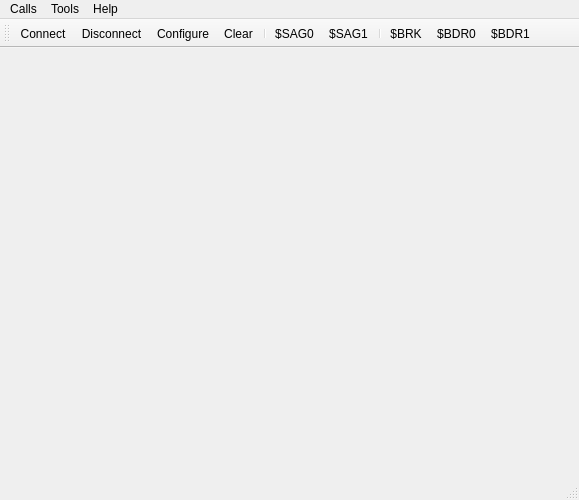
<?xml version="1.0" encoding="UTF-8"?>
<ui version="4.0">
 <class>MainWindow</class>
 <widget class="QMainWindow" name="MainWindow">
  <property name="geometry">
   <rect>
    <x>0</x>
    <y>0</y>
    <width>579</width>
    <height>500</height>
   </rect>
  </property>
  <property name="windowTitle">
   <string>Sagem MORPHO Terminal</string>
  </property>
  <widget class="QWidget" name="centralWidget">
   <layout class="QVBoxLayout" name="verticalLayout"/>
  </widget>
  <widget class="QMenuBar" name="menuBar">
   <property name="geometry">
    <rect>
     <x>0</x>
     <y>0</y>
     <width>579</width>
     <height>22</height>
    </rect>
   </property>
   <widget class="QMenu" name="menuCalls">
    <property name="title">
     <string>Calls</string>
    </property>
    <addaction name="actionConnect"/>
    <addaction name="actionDisconnect"/>
    <addaction name="separator"/>
    <addaction name="actionQuit"/>
   </widget>
   <widget class="QMenu" name="menuTools">
    <property name="title">
     <string>Tools</string>
    </property>
    <addaction name="actionConfigure"/>
    <addaction name="actionClear"/>
   </widget>
   <widget class="QMenu" name="menuHelp">
    <property name="title">
     <string>Help</string>
    </property>
    <addaction name="actionAbout"/>
    <addaction name="actionAboutQt"/>
   </widget>
   <addaction name="menuCalls"/>
   <addaction name="menuTools"/>
   <addaction name="menuHelp"/>
  </widget>
  <widget class="QToolBar" name="mainToolBar">
   <attribute name="toolBarArea">
    <enum>TopToolBarArea</enum>
   </attribute>
   <attribute name="toolBarBreak">
    <bool>false</bool>
   </attribute>
   <addaction name="actionConnect"/>
   <addaction name="actionDisconnect"/>
   <addaction name="actionConfigure"/>
   <addaction name="actionClear"/>
   <addaction name="separator"/>
   <addaction name="action_SAG0"/>
   <addaction name="action_SAG1"/>
   <addaction name="separator"/>
   <addaction name="actionBreak"/>
   <addaction name="action_BDR0"/>
   <addaction name="action_BDR1"/>
  </widget>
  <widget class="QStatusBar" name="statusBar"/>
  <action name="actionAbout">
   <property name="text">
    <string>&amp;About</string>
   </property>
   <property name="toolTip">
    <string>About program</string>
   </property>
   <property name="shortcut">
    <string>Alt+A</string>
   </property>
  </action>
  <action name="actionAboutQt">
   <property name="text">
    <string>About Qt</string>
   </property>
  </action>
  <action name="actionConnect">
   <property name="icon">
    <iconset resource="morpho.qrc">
     <normaloff>:/images/connect.png</normaloff>:/images/connect.png</iconset>
   </property>
   <property name="text">
    <string>C&amp;onnect</string>
   </property>
   <property name="toolTip">
    <string>Connect to serial port</string>
   </property>
   <property name="shortcut">
    <string>Ctrl+O</string>
   </property>
  </action>
  <action name="actionDisconnect">
   <property name="icon">
    <iconset resource="morpho.qrc">
     <normaloff>:/images/disconnect.png</normaloff>:/images/disconnect.png</iconset>
   </property>
   <property name="text">
    <string>&amp;Disconnect</string>
   </property>
   <property name="toolTip">
    <string>Disconnect from serial port</string>
   </property>
   <property name="shortcut">
    <string>Ctrl+D</string>
   </property>
  </action>
  <action name="actionConfigure">
   <property name="icon">
    <iconset resource="morpho.qrc">
     <normaloff>:/images/settings.png</normaloff>:/images/settings.png</iconset>
   </property>
   <property name="text">
    <string>&amp;Configure</string>
   </property>
   <property name="toolTip">
    <string>Configure serial port</string>
   </property>
   <property name="shortcut">
    <string>Alt+C</string>
   </property>
  </action>
  <action name="actionClear">
   <property name="icon">
    <iconset resource="morpho.qrc">
     <normaloff>:/images/clear.png</normaloff>:/images/clear.png</iconset>
   </property>
   <property name="text">
    <string>C&amp;lear</string>
   </property>
   <property name="toolTip">
    <string>Clear data</string>
   </property>
   <property name="shortcut">
    <string>Alt+L</string>
   </property>
  </action>
  <action name="actionQuit">
   <property name="icon">
    <iconset resource="morpho.qrc">
     <normaloff>:/images/application-exit.png</normaloff>:/images/application-exit.png</iconset>
   </property>
   <property name="text">
    <string>&amp;Quit</string>
   </property>
   <property name="shortcut">
    <string>Ctrl+Q</string>
   </property>
  </action>
  <action name="actionBreak">
   <property name="text">
    <string>$BRK</string>
   </property>
   <property name="toolTip">
    <string>Send break</string>
   </property>
   <property name="shortcut">
    <string>Ctrl+B</string>
   </property>
  </action>
  <action name="action_SAG0">
   <property name="text">
    <string>$SAG0</string>
   </property>
   <property name="toolTip">
    <string>Internal reader</string>
   </property>
  </action>
  <action name="action_SAG1">
   <property name="text">
    <string>$SAG1</string>
   </property>
   <property name="toolTip">
    <string>External reader</string>
   </property>
  </action>
  <action name="action_BDR0">
   <property name="text">
    <string>$BDR0</string>
   </property>
   <property name="toolTip">
    <string>Baudrate 9600</string>
   </property>
  </action>
  <action name="action_BDR1">
   <property name="text">
    <string>$BDR1</string>
   </property>
   <property name="toolTip">
    <string>Baudrate 115200</string>
   </property>
  </action>
 </widget>
 <layoutdefault spacing="6" margin="11"/>
 <resources>
  <include location="morpho.qrc"/>
 </resources>
 <connections/>
</ui>
